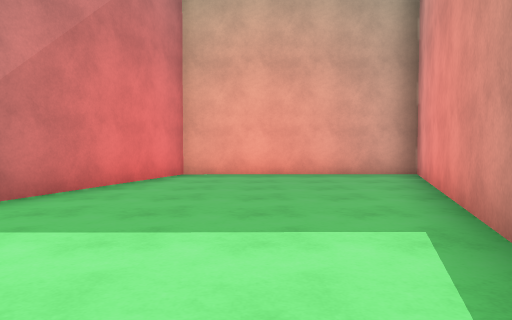
view 1 (above)

17 first-person views from a walk through a Unity game level. The camera is 1.2 m above the floor, tilts 2° down and sees 70° across. The floor is counted in squares, 2 m on a side. Each view is taken from the middle of a square. On the plan, view 1 faces up. The plan holds only what a view shows up to about 10 squares ahead; the rest is blank. The place goes on beyond the plan. Surface patterns are stand-ins for the level's own textures.

view 2
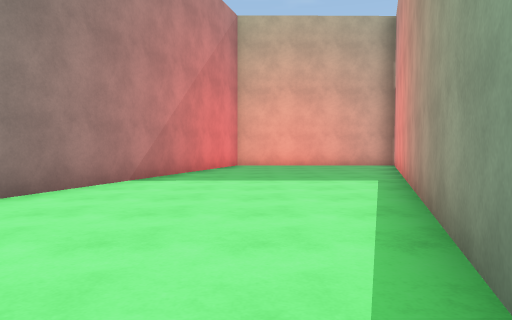

view 3
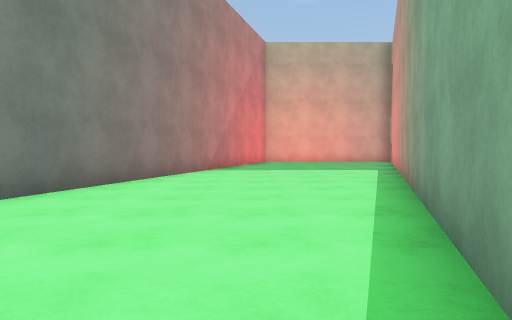

view 4
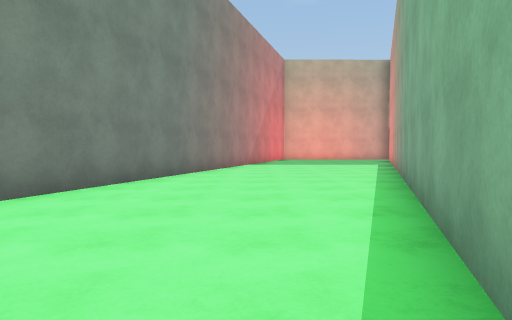

view 5
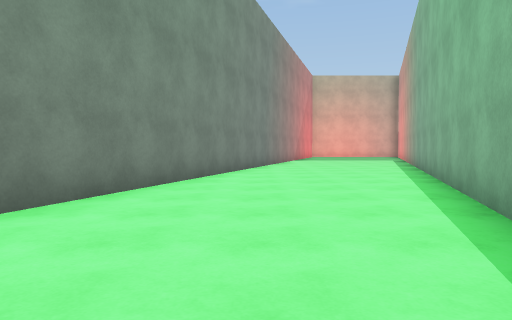

view 6
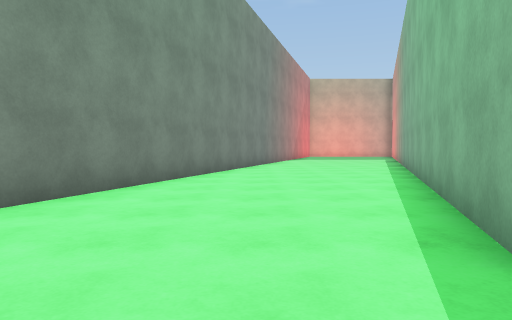

view 7
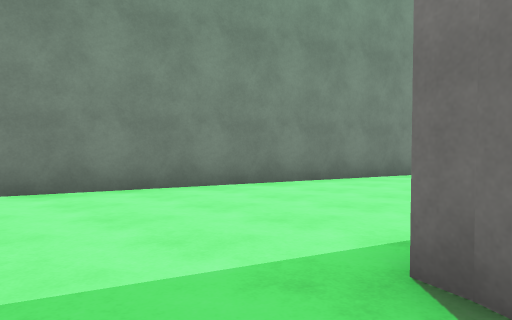

view 8
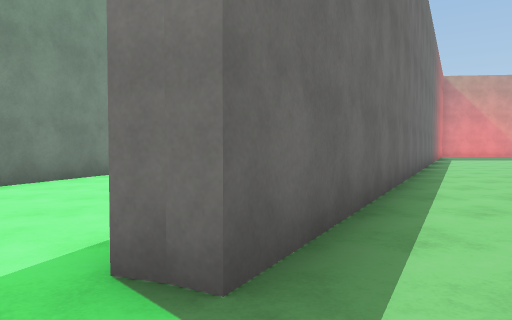

view 9
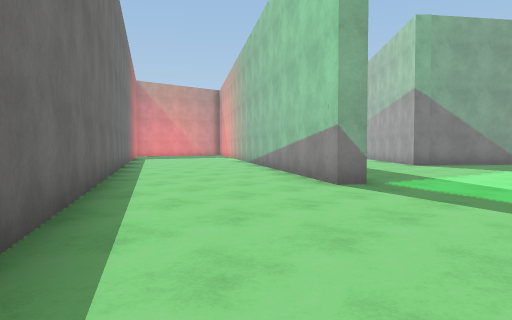

view 10
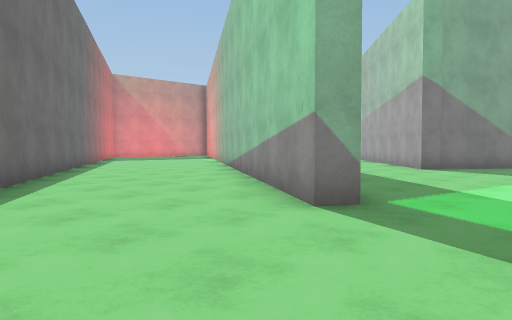

view 11
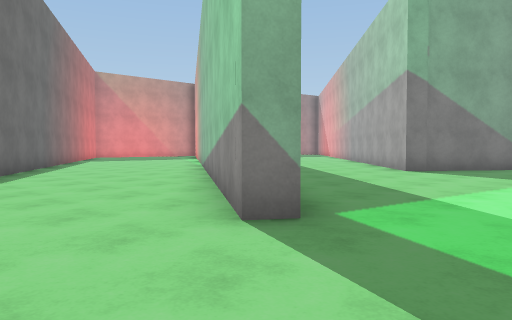

view 12
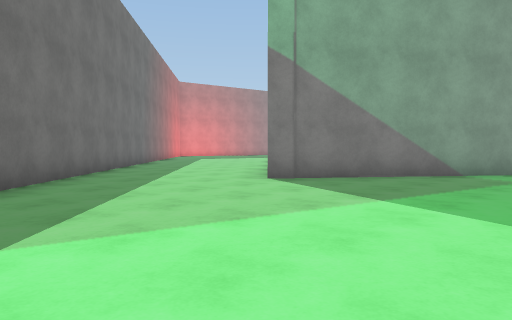

view 13
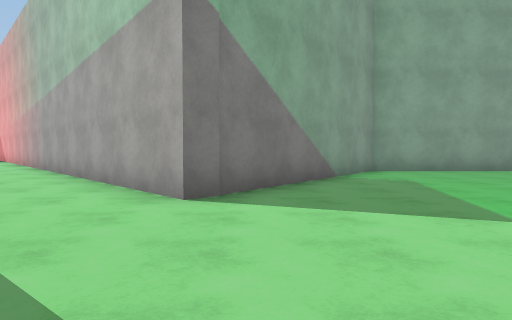

view 14
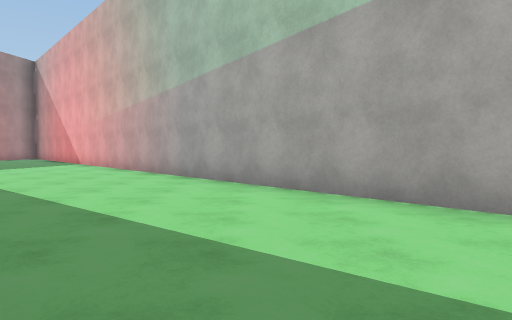

view 15
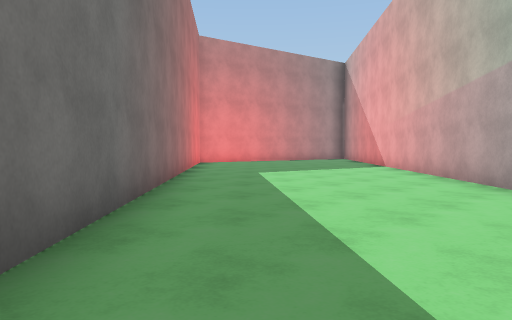

view 16
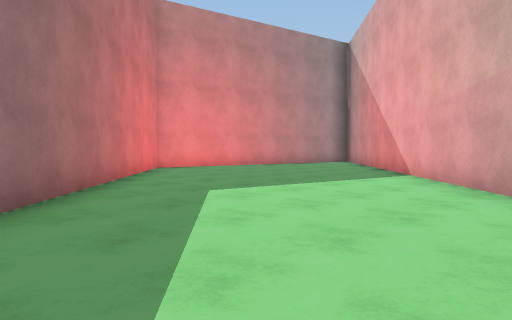

view 17
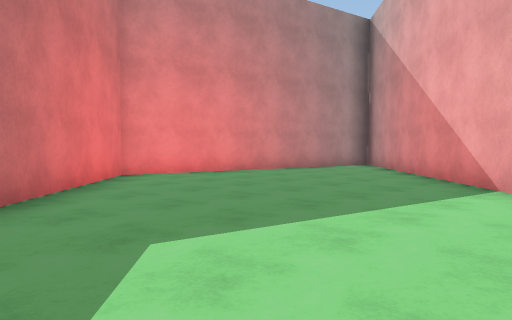

### Floor plan
Points are (right, up) in squares from view 1. A wall is a line through its corners. A room is listed if a view was taken in it or the views show most of it. See-through windows are left out.
Room 1 (views 1, 2, 3, 4, 5, 6, 7, 8, 9)
walls: (-3.6, -13) (3.6, 8.1) (-1.6, 8.1) (-8.3, -14.2); (-3.1, -13.5) (-3.8, -13.3)
ways out: opening at (-3, -14.5) to room 2
Room 2 (views 10, 11, 12, 13, 14, 15, 16, 17)
walls: (8.3, -5.1) (5, -9); (9.5, -10.6) (9.1, -10.2) (23.7, 2.5); (2.5, -12.1) (2, -11.8) (5.9, -6.2); (0.6, -6.7) (-3.1, -13.5); (14.2, -15.5) (14.2, -14) (9.5, -10.5); (21.3, 4.9) (17.5, 5.6) (9.3, -4)
ways out: opening at (-3, -14.5) to room 1; opening at (3.5, -7.5)

Where each view was taken, in squares from view 1:
view 1: 0 up, 0 right, facing up
view 2: 4 down, 1 left, facing up
view 3: 7 down, 2 left, facing up
view 4: 10 down, 3 left, facing up
view 5: 14 down, 5 left, facing up
view 6: 15 down, 5 left, facing up
view 7: 15 down, 3 left, facing up-left
view 8: 15 down, 3 left, facing up
view 9: 15 down, 3 left, facing up-right
view 10: 14 down, 1 left, facing up-right
view 11: 14 down, 0 right, facing up-right
view 12: 15 down, 4 right, facing up-right
view 13: 11 down, 5 right, facing right
view 14: 7 down, 7 right, facing right
view 15: 6 down, 9 right, facing up-right
view 16: 4 down, 12 right, facing up-right
view 17: 2 down, 14 right, facing up-right
